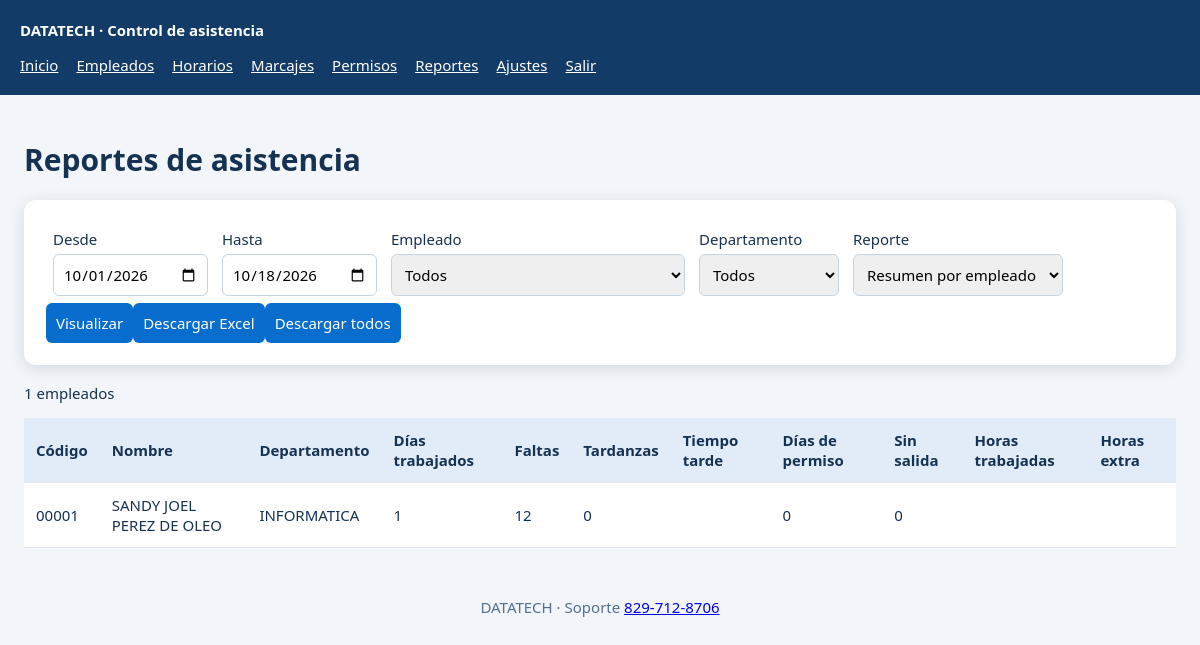
The app's page /reportes (signed in) with its own data.
### tables this page shows
CREATE TABLE empleados (
    codigo       TEXT PRIMARY KEY,             -- ID del usuario en el reloj
    nombre       TEXT NOT NULL,
    departamento TEXT NOT NULL DEFAULT '',
    horario_id   INTEGER REFERENCES horarios(id) ON DELETE SET NULL,
    activo       INTEGER NOT NULL DEFAULT 1
);

### app.py (the view)
@app.route("/reportes")
def reportes():
    desde, hasta, codigo, depto = _params_reporte()
    tipo = request.args.get("tipo", "resumen")
    if tipo not in calculo.REPORTES:
        tipo = "resumen"
    with db() as con:
        filas = calculo.detalle(con, desde, hasta, codigo, depto)
        emps = con.execute("SELECT codigo, nombre FROM empleados WHERE activo = 1 ORDER BY nombre").fetchall()
        deptos = [r[0] for r in con.execute("SELECT DISTINCT departamento FROM empleados "
                                            "WHERE departamento <> '' ORDER BY 1")]
    columnas, datos, total = calculo.tabla(filas, tipo)
    return render_template("reportes.html", columnas=columnas, datos=datos, total=total, tipo=tipo,
                           REPORTES=calculo.REPORTES, emps=emps, deptos=deptos,
                           desde=desde, hasta=hasta, codigo=codigo or "", depto=depto or "")

### app.py (called while the page is built)
def fecha_param(nombre, defecto):
    try:
        return date.fromisoformat(request.args.get(nombre, ""))
    except ValueError:
        return defecto

@app.before_request
def requiere_login():
    if request.endpoint not in ("login", "static") and not session.get("admin"):
        return redirect(url_for("login"))

def _params_reporte():
    hoy = date.today()
    desde = fecha_param("desde", hoy.replace(day=1))
    hasta = fecha_param("hasta", hoy)
    return desde, hasta, request.args.get("codigo") or None, request.args.get("departamento") or None

### calculo.py (called while the page is built)
def hm(minutos):
    if not minutos:
        return ""
    return f"{int(minutos) // 60}:{int(minutos) % 60:02d}"

def tabla(filas, tipo):
    datos = resumen(filas) if tipo == "resumen" else filtrar(filas, tipo)
    total = f"{len(datos)} registros"
    if tipo == "tardanzas":
        total += f" · {hm(sum(f['tardanza'] for f in datos)) or '0:00'} h de tardanza en total"
    elif tipo == "extras":
        total += f" · {hm(sum(f['extra'] for f in datos)) or '0:00'} horas extra en total"
    elif tipo == "resumen":
        total = f"{len(datos)} empleados"
    return COLUMNAS[tipo], datos, total

### db.py (called while the page is built)
@contextmanager
def db():
    con = sqlite3.connect(RUTA_DB, timeout=15)
    con.row_factory = sqlite3.Row
    con.execute("PRAGMA foreign_keys = ON")
    try:
        yield con
        con.commit()
    finally:
        con.close()

### templates/reportes.html
{% extends "base.html" %}{% block content %}<h1>Reportes de asistencia</h1><form class="card"><label>Desde<input type="date" name="desde" value="{{desde}}" required></label><label>Hasta<input type="date" name="hasta" value="{{hasta}}" required></label><label>Empleado<select name="codigo"><option value="">Todos</option>{% for e in emps %}<option value="{{e.codigo}}" {{'selected' if codigo==e.codigo else ''}}>{{e.codigo}} · {{e.nombre}}</option>{% endfor %}</select></label><label>Departamento<select name="departamento"><option value="">Todos</option>{% for d in deptos %}<option {{'selected' if depto==d else ''}}>{{d}}</option>{% endfor %}</select></label><label>Reporte<select name="tipo">{% for k,v in REPORTES.items() %}<option value="{{k}}" {{'selected' if tipo==k else ''}}>{{v}}</option>{% endfor %}</select></label><button>Visualizar</button><button formaction="{{url_for('reporte_excel')}}">Descargar Excel</button><button formaction="{{url_for('reporte_excel')}}" name="todos" value="1">Descargar todos</button></form><p>{{total}}</p><div class="scroll"><table><tr>{% for c in columnas %}<th>{{c[0]}}</th>{% endfor %}</tr>{% for d in datos %}<tr>{% for c in columnas %}<td>{{c[1](d)}}</td>{% endfor %}</tr>{% else %}<tr><td colspan="20">Sin resultados para los filtros seleccionados.</td></tr>{% endfor %}</table></div>{% endblock %}

### templates/base.html (shortened to what this page needs)
<!doctype html><html lang="es"><header><b>DATATECH · Control de asistencia</b><nav>{% for endpoint,text in [('inicio','Inicio'),('empleados','Empleados'),('horarios','Horarios'),('marcajes','Marcajes'),('permisos','Permisos'),('reportes','Reportes'),('ajustes','Ajustes'),('salir','Salir')] %}<a href="{{url_for(endpoint)}}">{{text}}</a>{% endfor %}</nav></header><main>{% block content %}{% endblock %}</main><footer>DATATECH · Soporte <a href="tel:+18297128706">829-712-8706</a></footer></html>

### templates/base.html (style rules this page uses)
header { background:#123b67;color:white;padding:20px }
nav { display:flex;gap:18px;flex-wrap:wrap;margin-top:15px }
nav a { color:white }
main { max-width:1200px;margin:auto;padding:24px }
section,form.card { background:white;padding:22px;border-radius:12px;margin:18px 0;box-shadow:0 3px 15px #1232 }
label { display:inline-flex;flex-direction:column;gap:5px;margin:7px }
input,select,button,textarea { font:inherit;padding:9px;border:1px solid #c6d3e1;border-radius:6px }
button,.button { background:#086dcc;color:white;padding:10px;border:0;border-radius:6px;cursor:pointer }
table { width:100%;border-collapse:collapse;background:white }
td,th { text-align:left;padding:12px;border-bottom:1px solid #e2e9f2 }
th { background:#e1ecf8 }
.scroll { overflow:auto }
footer { text-align:center;padding:25px;color:#53708f }

### records on screen
empleados: codigo "00001" "SANDY JOEL PEREZ DE OLEO" "INFORMATICA" "1" "12" "0" "0" "0"

### other values on screen
{{ text }} "Inicio" "Empleados" "Horarios" "Marcajes" "Permisos" "Reportes" "Ajustes" "Salir"
{{ total }} "1 empleados"
{{ c[0] }} "Código" "Nombre" "Departamento" "Días trabajados" "Faltas" "Tardanzas" "Tiempo tarde" "Días de permiso" "Sin salida" "Horas trabajadas" "Horas extra"
form field tipo "Resumen por empleado"
